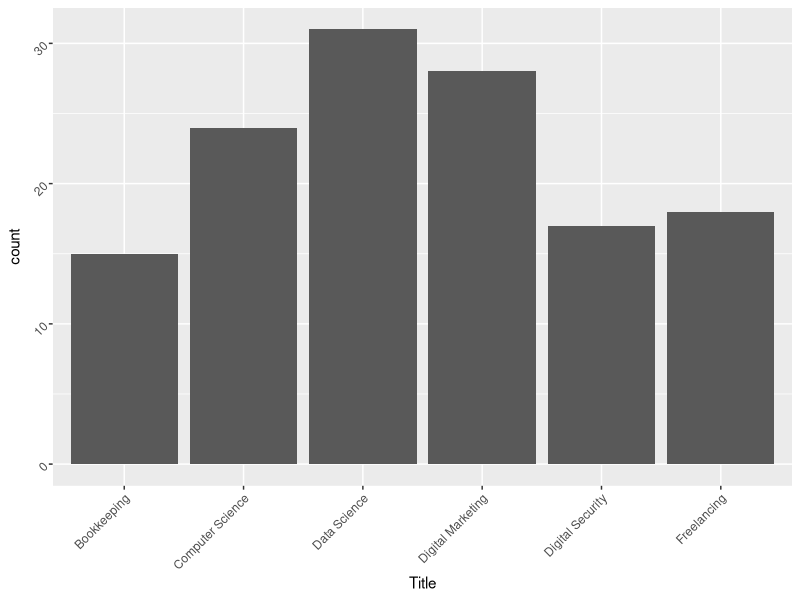
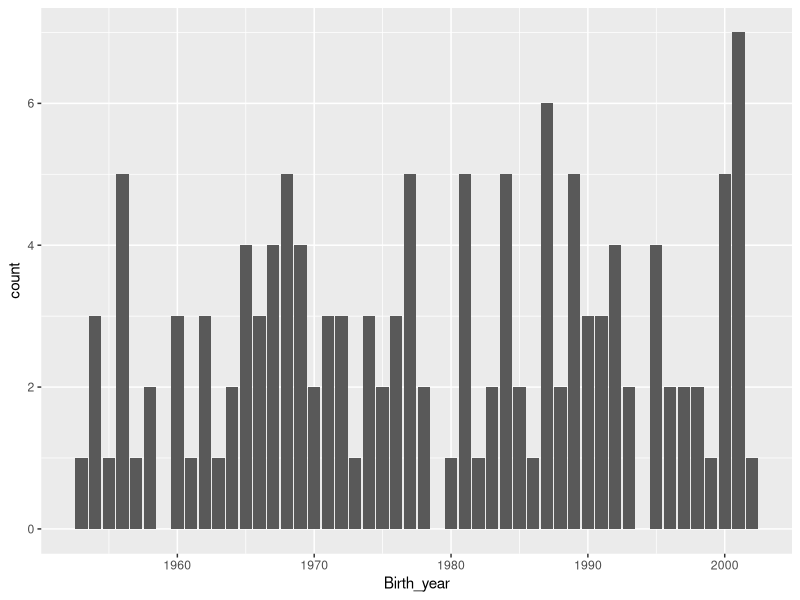
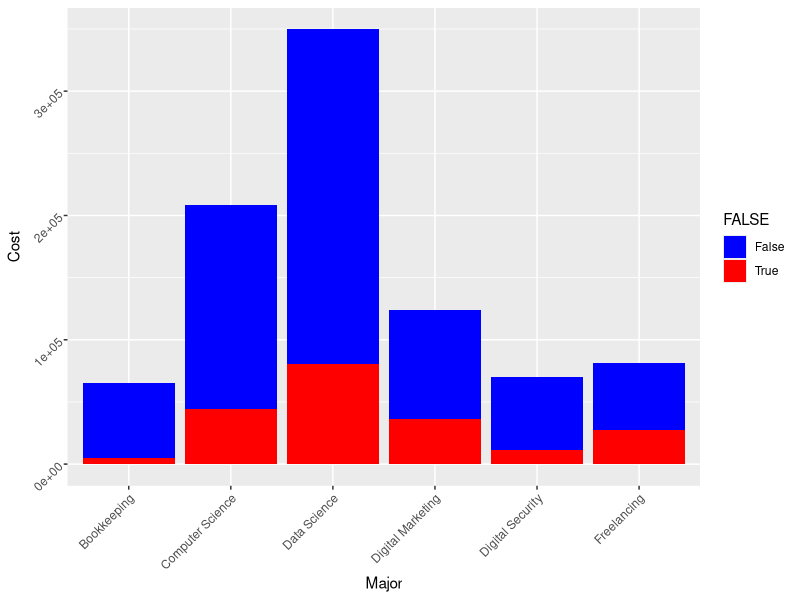
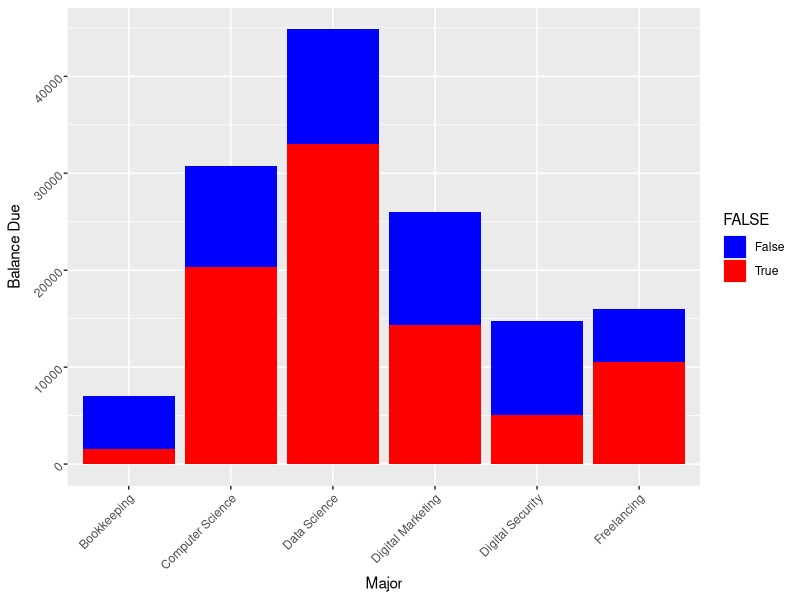

Recreate these plots in R, in order.
library(readxl)
library(dplyr)
library(tidyverse)
library(tidyr)
library(lubridate)
library(ggplot2)

 setwd("~/Data332/Student/Data")
 df_student <- read_excel('Student.xlsx')
df_course <- read_excel('Course.xlsx') 
df_reg <- read_excel('Registration.xlsx')

merged_data <- left_join(df_student, df_reg, by = "Student ID")
merged_data_final <- left_join(merged_data, df_course, by = "Instance ID")

#Chart on the number of Majors

df_majors <- merged_data_final %>%
  group_by(Title) %>%
  summarize(count = n())

ggplot(df_majors, aes(x = Title, y = count)) +
  geom_col() +
  theme(axis.text = element_text(angle = 45, vjust = .5, hjust = 1))

#Chart on Birth year of Students

merged_data_final$Birth_year <- year(merged_data_final$`Birth Date`)

df_year <- merged_data_final %>%
  group_by(Birth_year) %>%
  summarize(count = n())

ggplot(df_year, aes(x = Birth_year, y = count))+
  geom_col()

#Total Cost by Major, segmented by Payment Plan

total_cost_per_major <- merged_data_final %>%
  group_by(Title, `Payment Plan`) %>%
  summarize(count = n(),
            total_cost = sum(`Total Cost`, na.rm = TRUE), .groups = "drop")
            
ggplot(total_cost_per_major, aes(x = Title, y = total_cost, fill = total_cost_per_major$`Payment Plan`))+
  geom_bar(stat = "identity", position = "stack") +
  labs(x = "Major", y = "Cost", fill = total_cost_per_major$`Payment Plan`) +
  scale_fill_manual(values = c("blue", "red"), labels = c("False", "True")) +
  theme(axis.text = element_text(angle = 45, vjust = .5, hjust = 1))

#Total Balance Due by Major, segmented by Payment Plan

total_balance_due_per_major <- merged_data_final %>%
  group_by(Title, `Payment Plan`) %>%
  summarize(count = n(),
            balance_due = sum(`Balance Due`, na.rm = TRUE), .groups = "drop")

ggplot(total_balance_due_per_major, aes(x = Title, y = balance_due, fill = total_balance_due_per_major$`Payment Plan`))+
  geom_bar(stat = "identity", position = "stack") +
  labs(x = "Major", y = "Balance Due", fill = total_balance_due_per_major$`Payment Plan`) +
  scale_fill_manual(values = c("blue", "red"), labels = c("False", "True")) +
  theme(axis.text = element_text(angle = 45, vjust = .5, hjust = 1))
  
  
            